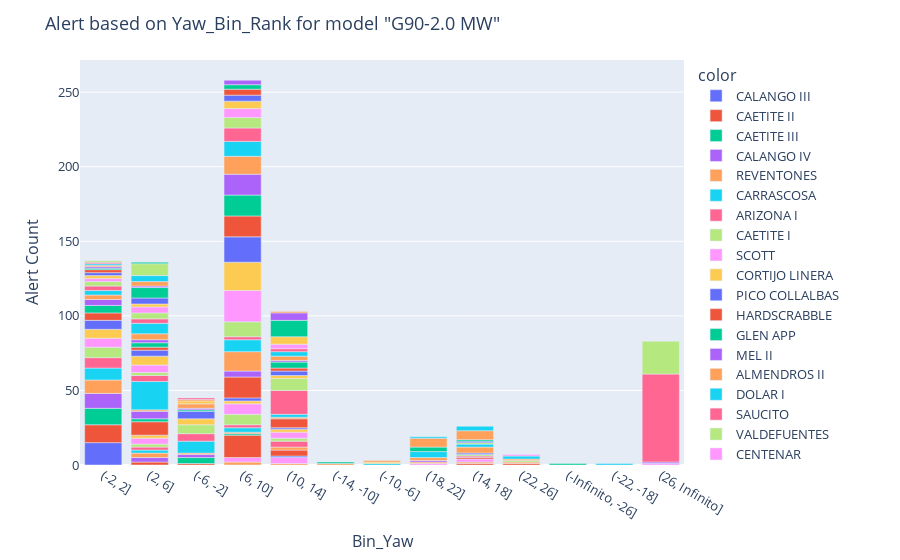
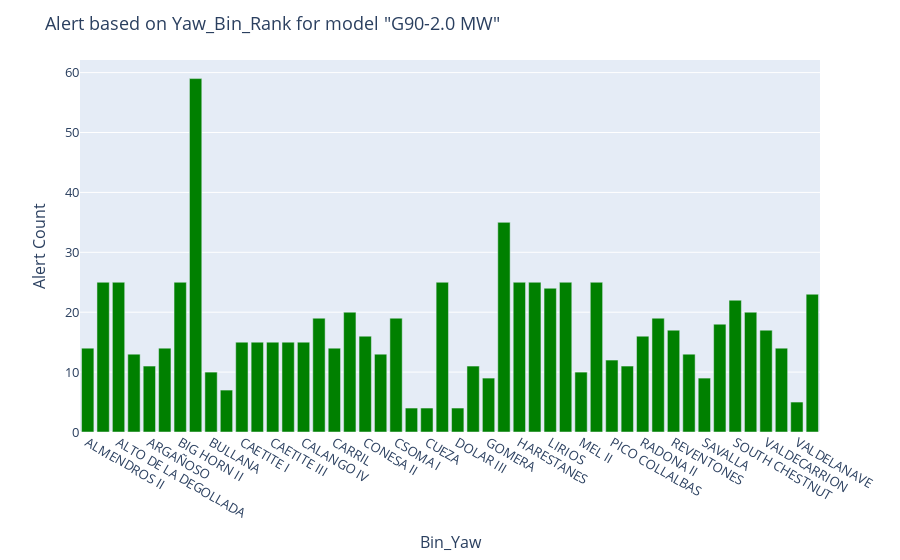
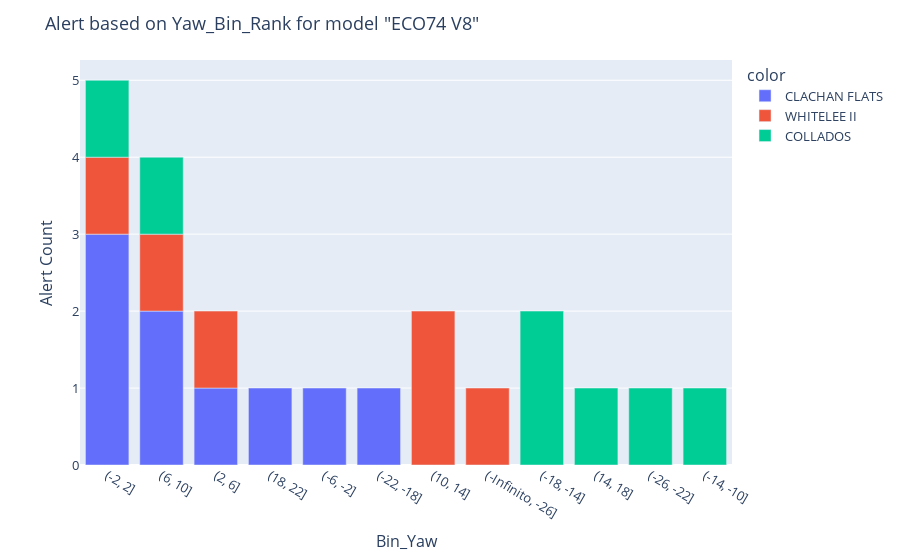
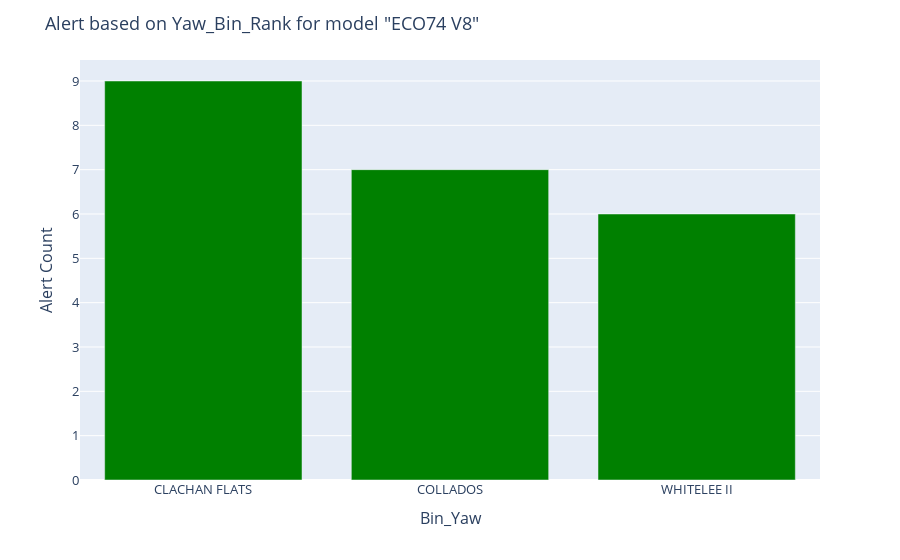

The code cell stored with these charts, in order, in its notebook:
### Markdown cell above
# Loop to plot all models from the above function

### Code cell
for model in model_list:
    message = observations[observations.index == model]["Observation"][model]
    bin_analysis_for_models(alert_ordered, model, message)

### Figure 1 — Plotly figure (JSON) as saved in the notebook; plotly's stock layout.template omitted (floating-point values rounded to 4 significant figures)
{"data": [{"alignmentgroup": "True", "hovertemplate": "color=CALANGO III<br>x=%{x}<br>y=%{y}<extra></extra>", "legendgroup": "CALANGO III", "marker": {"color": "#636efa"}, "name": "CALANGO III", "offsetgroup": "CALANGO III", "orientation": "v", "showlegend": true, "textposition": "auto", "type": "bar", "x": ["(-2, 2]"], "xaxis": "x", "y": [15], "yaxis": "y"}, {"alignmentgroup": "True", "hovertemplate": "color=CAETITE II<br>x=%{x}<br>y=%{y}<extra></extra>", "legendgroup": "CAETITE II", "marker": {"color": "#EF553B"}, "name": "CAETITE II", "offsetgroup": "CAETITE II", "orientation": "v", "showlegend": true, "textposition": "auto", "type": "bar", "x": ["(-2, 2]", "(2, 6]", "(-6, -2]"], "xaxis": "x", "y": [12, 2, 1], "yaxis": "y"}, {"alignmentgroup": "True", "hovertemplate": "color=CAETITE III<br>x=%{x}<br>y=%{y}<extra></extra>", "legendgroup": "CAETITE III", "marker": {"color": "#00cc96"}, "name": "CAETITE III", "offsetgroup": "CAETITE III", "orientation": "v", "showlegend": true, "textposition": "auto", "type": "bar", "x": ["(-2, 2]", "(-6, -2]"], "xaxis": "x", "y": [11, 4], "yaxis": "y"}, {"alignmentgroup": "True", "hovertemplate": "color=CALANGO IV<br>x=%{x}<br>y=%{y}<extra></extra>", "legendgroup": "CALANGO IV", "marker": {"color": "#ab63fa"}, "name": "CALANGO IV", "offsetgroup": "CALANGO IV", "orientation": "v", "showlegend": true, "textposition": "auto", "type": "bar", "x": ["(-2, 2]", "(2, 6]", "(-6, -2]"], "xaxis": "x", "y": [10, 3, 2], "yaxis": "y"}, {"alignmentgroup": "True", "hovertemplate": "color=REVENTONES<br>x=%{x}<br>y=%{y}<extra></extra>", "legendgroup": "REVENTONES", "marker": {"color": "#FFA15A"}, "name": "REVENTONES", "offsetgroup": "REVENTONES", "orientation": "v", "showlegend": true, "textposition": "auto", "type": "bar", "x": ["(-2, 2]", "(6, 10]", "(2, 6]", "(10, 14]", "(-6, -2]", "(-14, -10]"], "xaxis": "x", "y": [9, 2, 3, 1, 1, 1], "yaxis": "y"}, {"alignmentgroup": "True", "hovertemplate": "color=CARRASCOSA<br>x=%{x}<br>y=%{y}<extra></extra>", "legendgroup": "CARRASCOSA", "marker": {"color": "#19d3f3"}, "name": "CARRASCOSA", "offsetgroup": "CARRASCOSA", "orientation": "v", "showlegend": true, "textposition": "auto", "type": "bar", "x": ["(-2, 2]", "(2, 6]", "(-6, -2]", "(-10, -6]"], "xaxis": "x", "y": [8, 2, 8, 1], "yaxis": "y"}, {"alignmentgroup": "True", "hovertemplate": "color=ARIZONA I<br>x=%{x}<br>y=%{y}<extra></extra>", "legendgroup": "ARIZONA I", "marker": {"color": "#FF6692"}, "name": "ARIZONA I", "offsetgroup": "ARIZONA I", "orientation": "v", "showlegend": true, "textposition": "auto", "type": "bar", "x": ["(-2, 2]", "(2, 6]", "(-6, -2]"], "xaxis": "x", "y": [7, 2, 5], "yaxis": "y"}, {"alignmentgroup": "True", "hovertemplate": "color=CAETITE I<br>x=%{x}<br>y=%{y}<extra></extra>", "legendgroup": "CAETITE I", "marker": {"color": "#B6E880"}, "name": "CAETITE I", "offsetgroup": "CAETITE I", "orientation": "v", "showlegend": true, "textposition": "auto", "type": "bar", "x": ["(-2, 2]", "(2, 6]", "(-6, -2]"], "xaxis": "x", "y": [7, 2, 6], "yaxis": "y"}, {"alignmentgroup": "True", "hovertemplate": "color=SCOTT<br>x=%{x}<br>y=%{y}<extra></extra>", "legendgroup": "SCOTT", "marker": {"color": "#FF97FF"}, "name": "SCOTT", "offsetgroup": "SCOTT", "orientation": "v", "showlegend": true, "textposition": "auto", "type": "bar", "x": ["(-2, 2]", "(6, 10]", "(2, 6]", "(18, 22]", "(10, 14]"], "xaxis": "x", "y": [6, 3, 4, 1, 4], "yaxis": "y"}, {"alignmentgroup": "True", "hovertemplate": "color=CORTIJO LINERA<br>x=%{x}<br>y=%{y}<extra></extra>", "legendgroup": "CORTIJO LINERA", "marker": {"color": "#FECB52"}, "name": "CORTIJO LINERA", "offsetgroup": "CORTIJO LINERA", "orientation": "v", "showlegend": true, "textposition": "auto", "type": "bar", "x": ["(-2, 2]", "(2, 6]", "(-6, -2]", "(-10, -6]"], "xaxis": "x", "y": [6, 2, 4, 1], "yaxis": "y"}, {"alignmentgroup": "True", "hovertemplate": "color=PICO COLLALBAS<br>x=%{x}<br>y=%{y}<extra></extra>", "legendgroup": "PICO COLLALBAS", "marker": {"color": "#636efa"}, "name": "PICO COLLALBAS", "offsetgroup": "PICO COLLALBAS", "orientation": "v", "showlegend": true, "textposition": "auto", "type": "bar", "x": ["(-2, 2]", "(10, 14]", "(-6, -2]"], "xaxis": "x", "y": [6, 1, 5], "yaxis": "y"}, {"alignmentgroup": "True", "hovertemplate": "color=HARDSCRABBLE<br>x=%{x}<br>y=%{y}<extra></extra>", "legendgroup": "HARDSCRABBLE", "marker": {"color": "#EF553B"}, "name": "HARDSCRABBLE", "offsetgroup": "HARDSCRABBLE", "orientation": "v", "showlegend": true, "textposition": "auto", "type": "bar", "x": ["(-2, 2]", "(6, 10]", "(2, 6]", "(10, 14]", "(14, 18]", "(22, 26]"], "xaxis": "x", "y": [5, 15, 9, 4, 1, 1], "yaxis": "y"}, {"alignmentgroup": "True", "hovertemplate": "color=GLEN APP<br>x=%{x}<br>y=%{y}<extra></extra>", "legendgroup": "GLEN APP", "marker": {"color": "#00cc96"}, "name": "GLEN APP", "offsetgroup": "GLEN APP", "orientation": "v", "showlegend": true, "textposition": "auto", "type": "bar", "x": ["(-2, 2]", "(6, 10]", "(2, 6]", "(-6, -2]", "(-Infinito, -26]", "(-14, -10]"], "xaxis": "x", "y": [5, 1, 2, 1, 1, 1], "yaxis": "y"}, {"alignmentgroup": "True", "hovertemplate": "color=MEL II<br>x=%{x}<br>y=%{y}<extra></extra>", "legendgroup": "MEL II", "marker": {"color": "#ab63fa"}, "name": "MEL II", "offsetgroup": "MEL II", "orientation": "v", "showlegend": true, "textposition": "auto", "type": "bar", "x": ["(-2, 2]", "(2, 6]", "(-6, -2]"], "xaxis": "x", "y": [4, 5, 1], "yaxis": "y"}, {"alignmentgroup": "True", "hovertemplate": "color=ALMENDROS II<br>x=%{x}<br>y=%{y}<extra></extra>", "legendgroup": "ALMENDROS II", "marker": {"color": "#FFA15A"}, "name": "ALMENDROS II", "offsetgroup": "ALMENDROS II", "orientation": "v", "showlegend": true, "textposition": "auto", "type": "bar", "x": ["(-2, 2]", "(6, 10]", "(2, 6]", "(18, 22]", "(10, 14]", "(-6, -2]", "(14, 18]", "(-10, -6]", "(22, 26]"], "xaxis": "x", "y": [3, 1, 1, 1, 2, 3, 1, 1, 1], "yaxis": "y"}, {"alignmentgroup": "True", "hovertemplate": "color=DOLAR I<br>x=%{x}<br>y=%{y}<extra></extra>", "legendgroup": "DOLAR I", "marker": {"color": "#19d3f3"}, "name": "DOLAR I", "offsetgroup": "DOLAR I", "orientation": "v", "showlegend": true, "textposition": "auto", "type": "bar", "x": ["(-2, 2]", "(6, 10]", "(2, 6]"], "xaxis": "x", "y": [3, 3, 19], "yaxis": "y"}, {"alignmentgroup": "True", "hovertemplate": "color=SAUCITO<br>x=%{x}<br>y=%{y}<extra></extra>", "legendgroup": "SAUCITO", "marker": {"color": "#FF6692"}, "name": "SAUCITO", "offsetgroup": "SAUCITO", "orientation": "v", "showlegend": true, "textposition": "auto", "type": "bar", "x": ["(-2, 2]", "(6, 10]", "(2, 6]", "(10, 14]"], "xaxis": "x", "y": [3, 2, 4, 4], "yaxis": "y"}, {"alignmentgroup": "True", "hovertemplate": "color=VALDEFUENTES<br>x=%{x}<br>y=%{y}<extra></extra>", "legendgroup": "VALDEFUENTES", "marker": {"color": "#B6E880"}, "name": "VALDEFUENTES", "offsetgroup": "VALDEFUENTES", "orientation": "v", "showlegend": true, "textposition": "auto", "type": "bar", "x": ["(-2, 2]", "(6, 10]", "(2, 6]", "(10, 14]"], "xaxis": "x", "y": [3, 7, 2, 2], "yaxis": "y"}, {"alignmentgroup": "True", "hovertemplate": "color=CENTENAR<br>x=%{x}<br>y=%{y}<extra></extra>", "legendgroup": "CENTENAR", "marker": {"color": "#FF97FF"}, "name": "CENTENAR", "offsetgroup": "CENTENAR", "orientation": "v", "showlegend": true, "textposition": "auto", "type": "bar", "x": ["(-2, 2]", "(6, 10]", "(2, 6]", "(10, 14]", "(14, 18]"], "xaxis": "x", "y": [2, 7, 5, 4, 2], "yaxis": "y"}, {"alignmentgroup": "True", "hovertemplate": "color=CARRIL<br>x=%{x}<br>y=%{y}<extra></extra>", "legendgroup": "CARRIL", "marker": {"color": "#FECB52"}, "name": "CARRIL", "offsetgroup": "CARRIL", "orientation": "v", "showlegend": true, "textposition": "auto", "type": "bar", "x": ["(-2, 2]", "(6, 10]", "(2, 6]", "(10, 14]", "(-6, -2]"], "xaxis": "x", "y": [2, 2, 6, 2, 2], "yaxis": "y"}, {"alignmentgroup": "True", "hovertemplate": "color=GOMERA<br>x=%{x}<br>y=%{y}<extra></extra>", "legendgroup": "GOMERA", "marker": {"color": "#636efa"}, "name": "GOMERA", "offsetgroup": "GOMERA", "orientation": "v", "showlegend": true, "textposition": "auto", "type": "bar", "x": ["(-2, 2]", "(6, 10]", "(2, 6]", "(10, 14]"], "xaxis": "x", "y": [2, 2, 4, 1], "yaxis": "y"}, {"alignmentgroup": "True", "hovertemplate": "color=MAJAL ALTO<br>x=%{x}<br>y=%{y}<extra></extra>", "legendgroup": "MAJAL ALTO", "marker": {"color": "#EF553B"}, "name": "MAJAL ALTO", "offsetgroup": "MAJAL ALTO", "orientation": "v", "showlegend": true, "textposition": "auto", "type": "bar", "x": ["(-2, 2]", "(6, 10]", "(2, 6]", "(10, 14]", "(14, 18]"], "xaxis": "x", "y": [2, 14, 2, 6, 1], "yaxis": "y"}, {"alignmentgroup": "True", "hovertemplate": "color=DOLAR III<br>x=%{x}<br>y=%{y}<extra></extra>", "legendgroup": "DOLAR III", "marker": {"color": "#00cc96"}, "name": "DOLAR III", "offsetgroup": "DOLAR III", "orientation": "v", "showlegend": true, "textposition": "auto", "type": "bar", "x": ["(-2, 2]", "(2, 6]"], "xaxis": "x", "y": [1, 3], "yaxis": "y"}, {"alignmentgroup": "True", "hovertemplate": "color=CABEZAS<br>x=%{x}<br>y=%{y}<extra></extra>", "legendgroup": "CABEZAS", "marker": {"color": "#ab63fa"}, "name": "CABEZAS", "offsetgroup": "CABEZAS", "orientation": "v", "showlegend": true, "textposition": "auto", "type": "bar", "x": ["(-2, 2]", "(6, 10]", "(2, 6]"], "xaxis": "x", "y": [1, 4, 2], "yaxis": "y"}, {"alignmentgroup": "True", "hovertemplate": "color=TALLISCA<br>x=%{x}<br>y=%{y}<extra></extra>", "legendgroup": "TALLISCA", "marker": {"color": "#FFA15A"}, "name": "TALLISCA", "offsetgroup": "TALLISCA", "orientation": "v", "showlegend": true, "textposition": "auto", "type": "bar", "x": ["(-2, 2]", "(6, 10]", "(2, 6]", "(10, 14]", "(-6, -2]"], "xaxis": "x", "y": [1, 13, 4, 1, 1], "yaxis": "y"}, {"alignmentgroup": "True", "hovertemplate": "color=RETUERTA<br>x=%{x}<br>y=%{y}<extra></extra>", "legendgroup": "RETUERTA", "marker": {"color": "#19d3f3"}, "name": "RETUERTA", "offsetgroup": "RETUERTA", "orientation": "v", "showlegend": true, "textposition": "auto", "type": "bar", "x": ["(-2, 2]", "(6, 10]", "(2, 6]", "(10, 14]", "(-22, -18]"], "xaxis": "x", "y": [1, 8, 7, 2, 1], "yaxis": "y"}, {"alignmentgroup": "True", "hovertemplate": "color=LIRIOS<br>x=%{x}<br>y=%{y}<extra></extra>", "legendgroup": "LIRIOS", "marker": {"color": "#FF6692"}, "name": "LIRIOS", "offsetgroup": "LIRIOS", "orientation": "v", "showlegend": true, "textposition": "auto", "type": "bar", "x": ["(-2, 2]", "(6, 10]", "(2, 6]", "(10, 14]", "(-6, -2]", "(14, 18]"], "xaxis": "x", "y": [1, 2, 3, 16, 1, 1], "yaxis": "y"}, {"alignmentgroup": "True", "hovertemplate": "color=KISIGMAND<br>x=%{x}<br>y=%{y}<extra></extra>", "legendgroup": "KISIGMAND", "marker": {"color": "#B6E880"}, "name": "KISIGMAND", "offsetgroup": "KISIGMAND", "orientation": "v", "showlegend": true, "textposition": "auto", "type": "bar", "x": ["(-2, 2]", "(6, 10]", "(2, 6]", "(10, 14]", "(14, 18]", "(22, 26]"], "xaxis": "x", "y": [1, 10, 4, 8, 1, 1], "yaxis": "y"}, {"alignmentgroup": "True", "hovertemplate": "color=MUELA CUBILLO<br>x=%{x}<br>y=%{y}<extra></extra>", "legendgroup": "MUELA CUBILLO", "marker": {"color": "#FF97FF"}, "name": "MUELA CUBILLO", "offsetgroup": "MUELA CUBILLO", "orientation": "v", "showlegend": true, "textposition": "auto", "type": "bar", "x": ["(6, 10]", "(2, 6]"], "xaxis": "x", "y": [21, 4], "yaxis": "y"}, {"alignmentgroup": "True", "hovertemplate": "color=VALDEPERONDO<br>x=%{x}<br>y=%{y}<extra></extra>", "legendgroup": "VALDEPERONDO", "marker": {"color": "#FECB52"}, "name": "VALDEPERONDO", "offsetgroup": "VALDEPERONDO", "orientation": "v", "showlegend": true, "textposition": "auto", "type": "bar", "x": ["(6, 10]", "(2, 6]", "(10, 14]"], "xaxis": "x", "y": [19, 2, 2], "yaxis": "y"}, {"alignmentgroup": "True", "hovertemplate": "color=ALTO DE LA DEGOLLADA<br>x=%{x}<br>y=%{y}<extra></extra>", "legendgroup": "ALTO DE LA DEGOLLADA", "marker": {"color": "#636efa"}, "name": "ALTO DE LA DEGOLLADA", "offsetgroup": "ALTO DE LA DEGOLLADA", "orientation": "v", "showlegend": true, "textposition": "auto", "type": "bar", "x": ["(6, 10]", "(2, 6]", "(10, 14]", "(14, 18]"], "xaxis": "x", "y": [17, 4, 3, 1], "yaxis": "y"}, {"alignmentgroup": "True", "hovertemplate": "color=RADONA II<br>x=%{x}<br>y=%{y}<extra></extra>", "legendgroup": "RADONA II", "marker": {"color": "#EF553B"}, "name": "RADONA II", "offsetgroup": "RADONA II", "orientation": "v", "showlegend": true, "textposition": "auto", "type": "bar", "x": ["(6, 10]", "(10, 14]"], "xaxis": "x", "y": [14, 2], "yaxis": "y"}, {"alignmentgroup": "True", "hovertemplate": "color=ALTAMIRA<br>x=%{x}<br>y=%{y}<extra></extra>", "legendgroup": "ALTAMIRA", "marker": {"color": "#00cc96"}, "name": "ALTAMIRA", "offsetgroup": "ALTAMIRA", "orientation": "v", "showlegend": true, "textposition": "auto", "type": "bar", "x": ["(6, 10]", "(2, 6]", "(10, 14]"], "xaxis": "x", "y": [14, 7, 4], "yaxis": "y"}, {"alignmentgroup": "True", "hovertemplate": "color=VALDECARRION<br>x=%{x}<br>y=%{y}<extra></extra>", "legendgroup": "VALDECARRION", "marker": {"color": "#ab63fa"}, "name": "VALDECARRION", "offsetgroup": "VALDECARRION", "orientation": "v", "showlegend": true, "textposition": "auto", "type": "bar", "x": ["(6, 10]", "(2, 6]", "(18, 22]", "(10, 14]"], "xaxis": "x", "y": [14, 1, 1, 1], "yaxis": "y"}, {"alignmentgroup": "True", "hovertemplate": "color=HARESTANES<br>x=%{x}<br>y=%{y}<extra></extra>", "legendgroup": "HARESTANES", "marker": {"color": "#FFA15A"}, "name": "HARESTANES", "offsetgroup": "HARESTANES", "orientation": "v", "showlegend": true, "textposition": "auto", "type": "bar", "x": ["(6, 10]", "(2, 6]", "(18, 22]", "(10, 14]", "(14, 18]", "(22, 26]"], "xaxis": "x", "y": [12, 3, 2, 3, 4, 1], "yaxis": "y"}, {"alignmentgroup": "True", "hovertemplate": "color=BIG HORN II<br>x=%{x}<br>y=%{y}<extra></extra>", "legendgroup": "BIG HORN II", "marker": {"color": "#19d3f3"}, "name": "BIG HORN II", "offsetgroup": "BIG HORN II", "orientation": "v", "showlegend": true, "textposition": "auto", "type": "bar", "x": ["(6, 10]", "(2, 6]", "(18, 22]", "(10, 14]", "(14, 18]", "(22, 26]"], "xaxis": "x", "y": [10, 4, 4, 3, 2, 2], "yaxis": "y"}, {"alignmentgroup": "True", "hovertemplate": "color=RADONA I<br>x=%{x}<br>y=%{y}<extra></extra>", "legendgroup": "RADONA I", "marker": {"color": "#FF6692"}, "name": "RADONA I", "offsetgroup": "RADONA I", "orientation": "v", "showlegend": true, "textposition": "auto", "type": "bar", "x": ["(6, 10]", "(10, 14]"], "xaxis": "x", "y": [9, 2], "yaxis": "y"}, {"alignmentgroup": "True", "hovertemplate": "color=CONESA II<br>x=%{x}<br>y=%{y}<extra></extra>", "legendgroup": "CONESA II", "marker": {"color": "#B6E880"}, "name": "CONESA II", "offsetgroup": "CONESA II", "orientation": "v", "showlegend": true, "textposition": "auto", "type": "bar", "x": ["(6, 10]", "(2, 6]", "(14, 18]"], "xaxis": "x", "y": [7, 8, 1], "yaxis": "y"}, {"alignmentgroup": "True", "hovertemplate": "color=ARGAÑOSO<br>x=%{x}<br>y=%{y}<extra></extra>", "legendgroup": "ARGAÑOSO", "marker": {"color": "#FF97FF"}, "name": "ARGAÑOSO", "offsetgroup": "ARGAÑOSO", "orientation": "v", "showlegend": true, "textposition": "auto", "type": "bar", "x": ["(6, 10]", "(26, Infinito]", "(10, 14]", "(22, 26]"], "xaxis": "x", "y": [6, 1, 3, 1], "yaxis": "y"}, {"alignmentgroup": "True", "hovertemplate": "color=BULLANA<br>x=%{x}<br>y=%{y}<extra></extra>", "legendgroup": "BULLANA", "marker": {"color": "#FECB52"}, "name": "BULLANA", "offsetgroup": "BULLANA", "orientation": "v", "showlegend": true, "textposition": "auto", "type": "bar", "x": ["(6, 10]", "(10, 14]"], "xaxis": "x", "y": [5, 5], "yaxis": "y"}, {"alignmentgroup": "True", "hovertemplate": "color=VALDELANAVE<br>x=%{x}<br>y=%{y}<extra></extra>", "legendgroup": "VALDELANAVE", "marker": {"color": "#636efa"}, "name": "VALDELANAVE", "offsetgroup": "VALDELANAVE", "orientation": "v", "showlegend": true, "textposition": "auto", "type": "bar", "x": ["(6, 10]", "(14, 18]"], "xaxis": "x", "y": [4, 1], "yaxis": "y"}, {"alignmentgroup": "True", "hovertemplate": "color=CUEZA<br>x=%{x}<br>y=%{y}<extra></extra>", "legendgroup": "CUEZA", "marker": {"color": "#EF553B"}, "name": "CUEZA", "offsetgroup": "CUEZA", "orientation": "v", "showlegend": true, "textposition": "auto", "type": "bar", "x": ["(6, 10]"], "xaxis": "x", "y": [4], "yaxis": "y"}, {"alignmentgroup": "True", "hovertemplate": "color=CSOMA I<br>x=%{x}<br>y=%{y}<extra></extra>", "legendgroup": "CSOMA I", "marker": {"color": "#00cc96"}, "name": "CSOMA I", "offsetgroup": "CSOMA I", "orientation": "v", "showlegend": true, "textposition": "auto", "type": "bar", "x": ["(6, 10]", "(2, 6]", "(18, 22]", "(10, 14]", "(14, 18]"], "xaxis": "x", "y": [3, 1, 3, 11, 1], "yaxis": "y"}, {"alignmentgroup": "True", "hovertemplate": "color=SAVALLA<br>x=%{x}<br>y=%{y}<extra></extra>", "legendgroup": "SAVALLA", "marker": {"color": "#ab63fa"}, "name": "SAVALLA", "offsetgroup": "SAVALLA", "orientation": "v", "showlegend": true, "textposition": "auto", "type": "bar", "x": ["(6, 10]", "(26, Infinito]", "(10, 14]"], "xaxis": "x", "y": [3, 1, 5], "yaxis": "y"}, {"alignmentgroup": "True", "hovertemplate": "color=AMUNDSEN<br>x=%{x}<br>y=%{y}<extra></extra>", "legendgroup": "AMUNDSEN", "marker": {"color": "#FFA15A"}, "name": "AMUNDSEN", "offsetgroup": "AMUNDSEN", "orientation": "v", "showlegend": true, "textposition": "auto", "type": "bar", "x": ["(18, 22]", "(10, 14]", "(14, 18]"], "xaxis": "x", "y": [6, 1, 6], "yaxis": "y"}, {"alignmentgroup": "True", "hovertemplate": "color=CSOMA II<br>x=%{x}<br>y=%{y}<extra></extra>", "legendgroup": "CSOMA II", "marker": {"color": "#19d3f3"}, "name": "CSOMA II", "offsetgroup": "CSOMA II", "orientation": "v", "showlegend": true, "textposition": "auto", "type": "bar", "x": ["(18, 22]", "(14, 18]"], "xaxis": "x", "y": [1, 3], "yaxis": "y"}, {"alignmentgroup": "True", "hovertemplate": "color=BLUE CREEK<br>x=%{x}<br>y=%{y}<extra></extra>", "legendgroup": "BLUE CREEK", "marker": {"color": "#FF6692"}, "name": "BLUE CREEK", "offsetgroup": "BLUE CREEK", "orientation": "v", "showlegend": true, "textposition": "auto", "type": "bar", "x": ["(26, Infinito]"], "xaxis": "x", "y": [59], "yaxis": "y"}, {"alignmentgroup": "True", "hovertemplate": "color=SOUTH CHESTNUT<br>x=%{x}<br>y=%{y}<extra></extra>", "legendgroup": "SOUTH CHESTNUT", "marker": {"color": "#B6E880"}, "name": "SOUTH CHESTNUT", "offsetgroup": "SOUTH CHESTNUT", "orientation": "v", "showlegend": true, "textposition": "auto", "type": "bar", "x": ["(26, Infinito]"], "xaxis": "x", "y": [22], "yaxis": "y"}], "layout": {"barmode": "relative", "font": {"size": 13}, "legend": {"title": {"text": "color"}, "tracegroupgap": 0}, "margin": {"t": 60}, "title": {"text": "Alert based on Yaw_Bin_Rank for model \"G90-2.0 MW\""}, "xaxis": {"anchor": "y", "domain": [0, 1], "title": {"text": "Bin_Yaw"}}, "yaxis": {"anchor": "x", "domain": [0, 1], "title": {"text": "Alert Count"}}}}

### Figure 2 — Plotly figure (JSON) as saved in the notebook; plotly's stock layout.template omitted (floating-point values rounded to 4 significant figures)
{"data": [{"alignmentgroup": "True", "hovertemplate": "x=%{x}<br>y=%{y}<extra></extra>", "legendgroup": "", "marker": {"color": "green"}, "name": "", "offsetgroup": "", "orientation": "v", "showlegend": false, "textposition": "auto", "type": "bar", "x": ["ALMENDROS II", "ALTAMIRA", "ALTO DE LA DEGOLLADA", "AMUNDSEN", "ARGAÑOSO", "ARIZONA I", "BIG HORN II", "BLUE CREEK", "BULLANA", "CABEZAS", "CAETITE I", "CAETITE II", "CAETITE III", "CALANGO III", "CALANGO IV", "CARRASCOSA", "CARRIL", "CENTENAR", "CONESA II", "CORTIJO LINERA", "CSOMA I", "CSOMA II", "CUEZA", "DOLAR I", "DOLAR III", "GLEN APP", "GOMERA", "HARDSCRABBLE", "HARESTANES", "KISIGMAND", "LIRIOS", "MAJAL ALTO", "MEL II", "MUELA CUBILLO", "PICO COLLALBAS", "RADONA I", "RADONA II", "RETUERTA", "REVENTONES", "SAUCITO", "SAVALLA", "SCOTT", "SOUTH CHESTNUT", "TALLISCA", "VALDECARRION", "VALDEFUENTES", "VALDELANAVE", "VALDEPERONDO"], "xaxis": "x", "y": [14, 25, 25, 13, 11, 14, 25, 59, 10, 7, 15, 15, 15, 15, 15, 19, 14, 20, 16, 13, 19, 4, 4, 25, 4, 11, 9, 35, 25, 25, 24, 25, 10, 25, 12, 11, 16, 19, 17, 13, 9, 18, 22, 20, 17, 14, 5, 23], "yaxis": "y"}], "layout": {"barmode": "relative", "font": {"size": 13}, "legend": {"tracegroupgap": 0}, "margin": {"t": 60}, "title": {"text": "Alert based on Yaw_Bin_Rank for model \"G90-2.0 MW\""}, "xaxis": {"anchor": "y", "domain": [0, 1], "title": {"text": "Bin_Yaw"}}, "yaxis": {"anchor": "x", "domain": [0, 1], "title": {"text": "Alert Count"}}}}

### Figure 3 — Plotly figure (JSON) as saved in the notebook; plotly's stock layout.template omitted (floating-point values rounded to 4 significant figures)
{"data": [{"alignmentgroup": "True", "hovertemplate": "color=CLACHAN FLATS<br>x=%{x}<br>y=%{y}<extra></extra>", "legendgroup": "CLACHAN FLATS", "marker": {"color": "#636efa"}, "name": "CLACHAN FLATS", "offsetgroup": "CLACHAN FLATS", "orientation": "v", "showlegend": true, "textposition": "auto", "type": "bar", "x": ["(-2, 2]", "(6, 10]", "(2, 6]", "(18, 22]", "(-6, -2]", "(-22, -18]"], "xaxis": "x", "y": [3, 2, 1, 1, 1, 1], "yaxis": "y"}, {"alignmentgroup": "True", "hovertemplate": "color=WHITELEE II<br>x=%{x}<br>y=%{y}<extra></extra>", "legendgroup": "WHITELEE II", "marker": {"color": "#EF553B"}, "name": "WHITELEE II", "offsetgroup": "WHITELEE II", "orientation": "v", "showlegend": true, "textposition": "auto", "type": "bar", "x": ["(-2, 2]", "(6, 10]", "(2, 6]", "(10, 14]", "(-Infinito, -26]"], "xaxis": "x", "y": [1, 1, 1, 2, 1], "yaxis": "y"}, {"alignmentgroup": "True", "hovertemplate": "color=COLLADOS<br>x=%{x}<br>y=%{y}<extra></extra>", "legendgroup": "COLLADOS", "marker": {"color": "#00cc96"}, "name": "COLLADOS", "offsetgroup": "COLLADOS", "orientation": "v", "showlegend": true, "textposition": "auto", "type": "bar", "x": ["(-2, 2]", "(6, 10]", "(-18, -14]", "(14, 18]", "(-26, -22]", "(-14, -10]"], "xaxis": "x", "y": [1, 1, 2, 1, 1, 1], "yaxis": "y"}], "layout": {"barmode": "relative", "font": {"size": 13}, "legend": {"title": {"text": "color"}, "tracegroupgap": 0}, "margin": {"t": 60}, "title": {"text": "Alert based on Yaw_Bin_Rank for model \"ECO74 V8\""}, "xaxis": {"anchor": "y", "domain": [0, 1], "title": {"text": "Bin_Yaw"}}, "yaxis": {"anchor": "x", "domain": [0, 1], "title": {"text": "Alert Count"}}}}

### Figure 4 — Plotly figure (JSON) as saved in the notebook; plotly's stock layout.template omitted (floating-point values rounded to 4 significant figures)
{"data": [{"alignmentgroup": "True", "hovertemplate": "x=%{x}<br>y=%{y}<extra></extra>", "legendgroup": "", "marker": {"color": "green"}, "name": "", "offsetgroup": "", "orientation": "v", "showlegend": false, "textposition": "auto", "type": "bar", "x": ["CLACHAN FLATS", "COLLADOS", "WHITELEE II"], "xaxis": "x", "y": [9, 7, 6], "yaxis": "y"}], "layout": {"barmode": "relative", "font": {"size": 13}, "legend": {"tracegroupgap": 0}, "margin": {"t": 60}, "title": {"text": "Alert based on Yaw_Bin_Rank for model \"ECO74 V8\""}, "xaxis": {"anchor": "y", "domain": [0, 1], "title": {"text": "Bin_Yaw"}}, "yaxis": {"anchor": "x", "domain": [0, 1], "title": {"text": "Alert Count"}}}}
